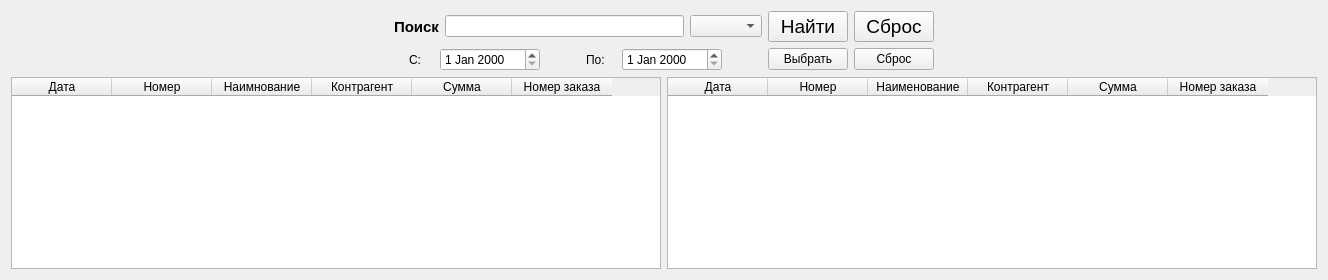
      <widget class="QWidget" name="tab_fin">
       <attribute name="title">
        <string>Финанс</string>
       </attribute>
       <layout class="QVBoxLayout" name="verticalLayout_30">
        <item>
         <layout class="QHBoxLayout" name="layout_menu_fin">
          <item>
           <spacer name="hspacer_1_menu_fin">
            <property name="orientation">
             <enum>Qt::Horizontal</enum>
            </property>
            <property name="sizeHint" stdset="0">
             <size>
              <width>40</width>
              <height>20</height>
             </size>
            </property>
           </spacer>
          </item>
          <item>
           <layout class="QVBoxLayout" name="layout_serch_fin">
            <item>
             <layout class="QHBoxLayout" name="layout_value_serch_fin">
              <item>
               <widget class="QLabel" name="label_value_serch_fin">
                <property name="font">
                 <font>
                  <pointsize>11</pointsize>
                  <weight>75</weight>
                  <italic>false</italic>
                  <bold>true</bold>
                 </font>
                </property>
                <property name="text">
                 <string>Поиск</string>
                </property>
               </widget>
              </item>
              <item>
               <widget class="QLineEdit" name="lineedit__value_serch_fin"/>
              </item>
              <item>
               <widget class="QComboBox" name="combobox_value_serch_fin"/>
              </item>
              <item>
               <widget class="QPushButton" name="pushbutton_ok_value_serch_fin">
                <property name="font">
                 <font>
                  <pointsize>14</pointsize>
                  <weight>50</weight>
                  <italic>false</italic>
                  <bold>false</bold>
                 </font>
                </property>
                <property name="text">
                 <string>Найти</string>
                </property>
               </widget>
              </item>
              <item>
               <widget class="QPushButton" name="pushbutton_cancel_value_serch_fin">
                <property name="font">
                 <font>
                  <pointsize>14</pointsize>
                  <weight>50</weight>
                  <italic>false</italic>
                  <bold>false</bold>
                 </font>
                </property>
                <property name="text">
                 <string>Сброс</string>
                </property>
               </widget>
              </item>
             </layout>
            </item>
            <item>
             <layout class="QHBoxLayout" name="layout_data_serch_fin">
              <item>
               <spacer name="hspacer1_data_serch_fin">
                <property name="orientation">
                 <enum>Qt::Horizontal</enum>
                </property>
                <property name="sizeType">
                 <enum>QSizePolicy::Fixed</enum>
                </property>
                <property name="sizeHint" stdset="0">
                 <size>
                  <width>15</width>
                  <height>20</height>
                 </size>
                </property>
               </spacer>
              </item>
              <item>
               <widget class="QLabel" name="label1_data_serch_fin">
                <property name="minimumSize">
                 <size>
                  <width>25</width>
                  <height>0</height>
                 </size>
                </property>
                <property name="maximumSize">
                 <size>
                  <width>9</width>
                  <height>16777215</height>
                 </size>
                </property>
                <property name="text">
                 <string>С:</string>
                </property>
               </widget>
              </item>
              <item>
               <widget class="QDateEdit" name="dateedit_start_data_serch_fin">
                <property name="minimumSize">
                 <size>
                  <width>100</width>
                  <height>0</height>
                 </size>
                </property>
               </widget>
              </item>
              <item>
               <spacer name="hspacer2_data_serch_fin">
                <property name="orientation">
                 <enum>Qt::Horizontal</enum>
                </property>
                <property name="sizeType">
                 <enum>QSizePolicy::Fixed</enum>
                </property>
                <property name="sizeHint" stdset="0">
                 <size>
                  <width>40</width>
                  <height>20</height>
                 </size>
                </property>
               </spacer>
              </item>
              <item>
               <widget class="QLabel" name="label2_data_serch_fin">
                <property name="minimumSize">
                 <size>
                  <width>30</width>
                  <height>0</height>
                 </size>
                </property>
                <property name="maximumSize">
                 <size>
                  <width>15</width>
                  <height>16777215</height>
                 </size>
                </property>
                <property name="text">
                 <string>По:</string>
                </property>
               </widget>
              </item>
              <item>
               <widget class="QDateEdit" name="dateedit_finish_data_serch_fin">
                <property name="sizePolicy">
                 <sizepolicy hsizetype="Minimum" vsizetype="Fixed">
                  <horstretch>0</horstretch>
                  <verstretch>0</verstretch>
                 </sizepolicy>
                </property>
                <property name="minimumSize">
                 <size>
                  <width>100</width>
                  <height>0</height>
                 </size>
                </property>
               </widget>
              </item>
              <item>
               <spacer name="hspacer3_data_serch_fin">
                <property name="orientation">
                 <enum>Qt::Horizontal</enum>
                </property>
                <property name="sizeType">
                 <enum>QSizePolicy::Fixed</enum>
                </property>
                <property name="sizeHint" stdset="0">
                 <size>
                  <width>40</width>
                  <height>20</height>
                 </size>
                </property>
               </spacer>
              </item>
              <item>
               <widget class="QPushButton" name="pushbutton_ok_data_serch_fin">
                <property name="text">
                 <string>Выбрать</string>
                </property>
               </widget>
              </item>
              <item>
               <widget class="QPushButton" name="pushbutton_cancel_data_serch_fin">
                <property name="text">
                 <string>Сброс</string>
                </property>
               </widget>
              </item>
             </layout>
            </item>
           </layout>
          </item>
          <item>
           <spacer name="hspacer_2_menu_fin">
            <property name="orientation">
             <enum>Qt::Horizontal</enum>
            </property>
            <property name="sizeHint" stdset="0">
             <size>
              <width>40</width>
              <height>20</height>
             </size>
            </property>
           </spacer>
          </item>
         </layout>
        </item>
        <item>
         <layout class="QHBoxLayout" name="layout_table_fin">
          <item>
           <widget class="QTableWidget" name="table_in_fin">
            <property name="minimumSize">
             <size>
              <width>650</width>
              <height>0</height>
             </size>
            </property>
            <property name="maximumSize">
             <size>
              <width>650</width>
              <height>16777215</height>
             </size>
            </property>
            <column>
             <property name="text">
              <string>Дата</string>
             </property>
            </column>
            <column>
             <property name="text">
              <string>Номер</string>
             </property>
            </column>
            <column>
             <property name="text">
              <string>Наимнование</string>
             </property>
            </column>
            <column>
             <property name="text">
              <string>Контрагент</string>
             </property>
            </column>
            <column>
             <property name="text">
              <string>Сумма</string>
             </property>
            </column>
            <column>
             <property name="text">
              <string>Номер заказа</string>
             </property>
            </column>
           </widget>
          </item>
          <item>
           <widget class="QTableWidget" name="table_out_fin">
            <property name="minimumSize">
             <size>
              <width>650</width>
              <height>0</height>
             </size>
            </property>
            <property name="maximumSize">
             <size>
              <width>650</width>
              <height>16777215</height>
             </size>
            </property>
            <column>
             <property name="text">
              <string>Дата</string>
             </property>
            </column>
            <column>
             <property name="text">
              <string>Номер</string>
             </property>
            </column>
            <column>
             <property name="text">
              <string>Наименование</string>
             </property>
            </column>
            <column>
             <property name="text">
              <string>Контрагент</string>
             </property>
            </column>
            <column>
             <property name="text">
              <string>Сумма</string>
             </property>
            </column>
            <column>
             <property name="text">
              <string>Номер заказа</string>
             </property>
            </column>
           </widget>
          </item>
         </layout>
        </item>
       </layout>
      </widget>
